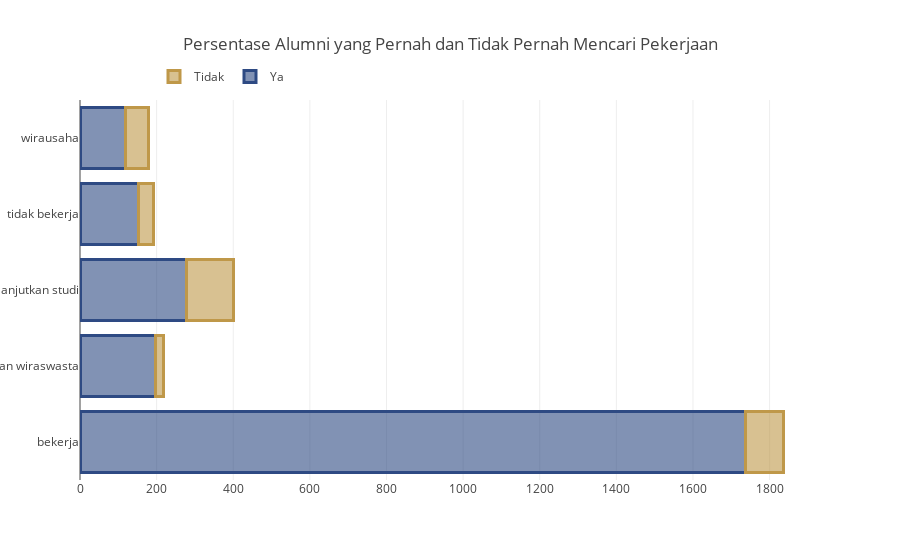

Here is the notebook cell this chart was saved with:
### Code cell
d1 = df[df["Apakah Anda pernah mencari pekerjaan? (di luar pekerjaan sambilan)"] == "ya"]
d2 = df[df["Apakah Anda pernah mencari pekerjaan? (di luar pekerjaan sambilan)"] == "tidak"]

col = "Pekerjaan utama saat ini?"

vc1 = d1[col].value_counts().reset_index()
vc1 = vc1.rename(columns={col: "count", "index": col})
vc1['percent'] = vc1['count'].apply(lambda x: 100 * x / sum(vc1['count']))
vc1 = vc1.sort_values(col)

vc2 = d2[col].value_counts().reset_index()
vc2 = vc2.rename(columns={col: "count", "index": col})
vc2['percent'] = vc2['count'].apply(lambda x: 100 * x / sum(vc2['count']))
vc2 = vc2.sort_values(col)

trace1 = go.Bar(x=vc1["count"], y=vc1[col], name="Ya", orientation='h', marker=dict(color='rgba(46, 74, 131, 0.6)', line=dict(color='rgba(46, 74, 131, 1.0)', width=3)))
trace2 = go.Bar(x=vc2["count"], y=vc2[col], name="Tidak", orientation='h', marker=dict(color='rgba(191, 152, 73, 0.6)', line=dict(color='rgba(191, 152, 73, 1.0)', width=3)))
data = [trace1, trace2]

layout = go.Layout(title="Persentase Alumni yang Pernah dan Tidak Pernah Mencari Pekerjaan", legend=dict(x=0.1, y=1.1, orientation="h"))
fig = go.Figure(data, layout=layout)
fig.update_layout(barmode='stack')
fig.show()

### Figure 1 — Plotly figure (JSON) as saved in the notebook; plotly's stock layout.template omitted (floating-point values rounded to 4 significant figures)
{"data": [{"marker": {"color": "rgba(46, 74, 131, 0.6)", "line": {"color": "rgba(46, 74, 131, 1.0)", "width": 3}}, "name": "Ya", "orientation": "h", "type": "bar", "x": [1738, 197, 278, 153, 118], "y": ["bekerja", "bekerja dan wiraswasta", "melanjutkan studi", "tidak bekerja", "wirausaha"]}, {"marker": {"color": "rgba(191, 152, 73, 0.6)", "line": {"color": "rgba(191, 152, 73, 1.0)", "width": 3}}, "name": "Tidak", "orientation": "h", "type": "bar", "x": [97, 20, 123, 38, 62], "y": ["bekerja", "bekerja dan wiraswasta", "melanjutkan studi", "tidak bekerja", "wirausaha"]}], "layout": {"barmode": "stack", "legend": {"orientation": "h", "x": 0.1, "y": 1.1}, "title": {"text": "Persentase Alumni yang Pernah dan Tidak Pernah Mencari Pekerjaan"}}}
